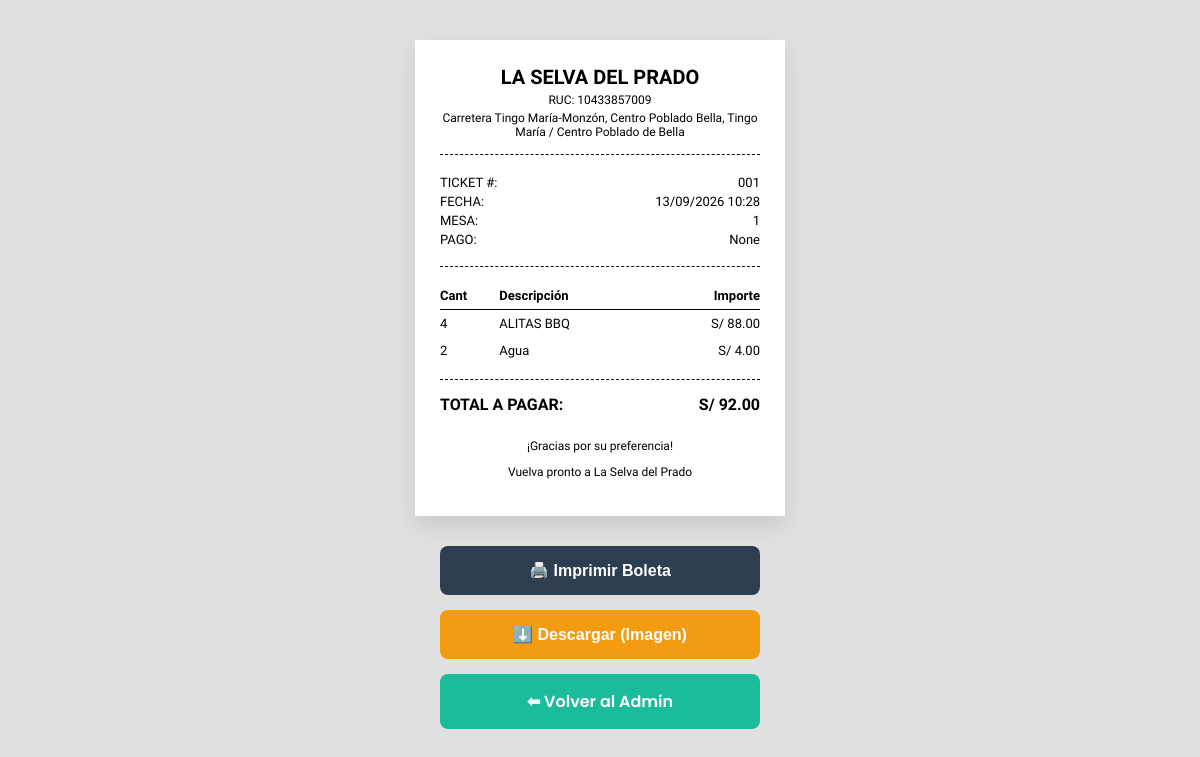
Screenshot of /admin/boleta/1 (signed in) with the database file from the repository.
### app.py (models this page shows)
class Pedido(db.Model):
    id = db.Column(db.Integer, primary_key=True)
    mesa_id = db.Column(db.Integer, db.ForeignKey('mesa.id'), nullable=False)
    estado = db.Column(db.String(50), default='Pendiente')
    total = db.Column(db.Float, default=0.0)
    fecha_hora = db.Column(db.DateTime, default=obtener_hora_peru)
    metodo_pago = db.Column(db.String(50), nullable=True)
    monto_recibido = db.Column(db.Float, default=0.0)
    vuelto = db.Column(db.Float, default=0.0)
    detalles = db.relationship('DetallePedido', backref='pedido', lazy=True)

class Mesa(db.Model):
    id = db.Column(db.Integer, primary_key=True)
    numero = db.Column(db.Integer, unique=True, nullable=False)
    password_hash = db.Column(db.String(255), nullable=False)
    pedidos = db.relationship('Pedido', backref='mesa_asignada', lazy=True)

class DetallePedido(db.Model):
    id = db.Column(db.Integer, primary_key=True)
    pedido_id = db.Column(db.Integer, db.ForeignKey('pedido.id'), nullable=False)
    plato_id = db.Column(db.Integer, db.ForeignKey('plato.id'), nullable=False)
    cantidad = db.Column(db.Integer, nullable=False)
    precio_unitario = db.Column(db.Float, nullable=False)
    hora_pedido = db.Column(db.DateTime, default=obtener_hora_peru)
    plato = db.relationship('Plato')

class Plato(db.Model):
    id = db.Column(db.Integer, primary_key=True)
    nombre = db.Column(db.String(100), nullable=False)
    descripcion = db.Column(db.Text, nullable=True)
    precio = db.Column(db.Float, nullable=False)
    categoria = db.Column(db.String(50), nullable=False)
    imagen = db.Column(db.String(300), default='https://images.unsplash.com/photo-1546069901-ba9599a7e63c?auto=format&fit=crop&w=300&q=80')
    disponible = db.Column(db.Boolean, default=True)

### app.py (the view)
@app.route('/admin/boleta/<int:pedido_id>')
def ver_boleta(pedido_id):
    if not session.get('admin_logged_in'):
        return redirect(url_for('admin_login'))
    pedido = Pedido.query.get_or_404(pedido_id)
    return render_template('boleta.html', pedido=pedido)

### templates/boleta.html (shortened to what this page needs)
<!DOCTYPE html>
<html lang="es">
<head>
</head>
<body>
    <div class="ticket" id="boleta-ticket">
        <div class="header">
            <h2>La Selva del Prado</h2>
            <p>RUC: 10433857009</p>
            <p>Carretera Tingo María-Monzón, Centro Poblado Bella, Tingo María / Centro Poblado de Bella</p>
        </div>
        <div class="info">
            <p><span>TICKET #:</span> <span>00{{ pedido.id }}</span></p>
            <p><span>FECHA:</span> <span>{{ pedido.fecha_hora.strftime('%d/%m/%Y %H:%M') }}</span></p>
            <p><span>MESA:</span> <span>{{ pedido.mesa_asignada.numero }}</span></p>
            <p><span>PAGO:</span> <span>{{ pedido.metodo_pago }}</span></p>
        </div>
        <table class="items">
            <thead>
                <tr>
                    <th>Cant</th>
                    <th>Descripción</th>
                    <th class="price">Importe</th>
                </tr>
            </thead>
            <tbody>
                {% for detalle in pedido.detalles %}
                <tr>
                    <td>{{ detalle.cantidad }}</td>
                    <td>{{ detalle.plato.nombre }}</td>
                    <td class="price">S/ {{ "%.2f"|format(detalle.precio_unitario * detalle.cantidad) }}</td>
                </tr>
                {% endfor %}
            </tbody>
        </table>
        <div class="totals">
            <div class="row">
                <span>TOTAL A PAGAR:</span>
                <span>S/ {{ "%.2f"|format(pedido.total) }}</span>
            </div>
        </div>
        <div class="footer">
            <p>¡Gracias por su preferencia!</p>
            <p>Vuelva pronto a La Selva del Prado</p>
        </div>
    </div>
    <div class="actions">
        <button class="btn btn-print" onclick="window.print()">🖨️ Imprimir Boleta</button>
        <button class="btn btn-download" onclick="descargarBoleta()">⬇️ Descargar (Imagen)</button>
        <a href="/admin" class="btn btn-back">⬅ Volver al Admin</a>
    </div>
</body>
</html>

### templates/boleta.html (style rules this page uses)
body { font-family: 'Courier Prime', monospace; background-color: #e0e0e0; display: flex; flex-direction: column; align-items: center; margin-top: 40px; padding-bottom: 40px; }
.ticket { background-color: white; width: 320px; padding: 25px; box-shadow: 0 10px 20px rgba(0,0,0,0.1); color: #000; }
.header { text-align: center; margin-bottom: 20px; border-bottom: 1px dashed #000; padding-bottom: 15px; }
.header h2 { margin: 0; font-size: 20px; text-transform: uppercase; }
.header p { margin: 4px 0 0 0; font-size: 12px; }
.info { font-size: 13px; margin-bottom: 15px; border-bottom: 1px dashed #000; padding-bottom: 15px; }
.info p { margin: 4px 0; display: flex; justify-content: space-between; }
.items { width: 100%; font-size: 13px; border-collapse: collapse; margin-bottom: 15px; }
.items th, .items td { padding: 6px 0; }
.items th { border-bottom: 1px solid #000; text-align: left; }
.items .price { text-align: right; }
.totals { border-top: 1px dashed #000; padding-top: 15px; font-size: 16px; font-weight: bold; }
.totals .row { display: flex; justify-content: space-between; margin-bottom: 5px; }
.footer { text-align: center; margin-top: 25px; font-size: 12px; }
.actions { margin-top: 30px; display: flex; flex-direction: column; gap: 15px; font-family: 'Poppins', sans-serif; width: 320px; }
.btn { padding: 15px; border: none; cursor: pointer; font-weight: 600; border-radius: 8px; font-size: 1rem; text-decoration: none; color: white; text-align: center; display: flex; justify-content: center; align-items: center; gap: 10px; transition: 0.3s; box-sizing: border-box; width: 100%; }
.btn-print { background-color: #2c3e50; }
.btn-download { background-color: #f39c12; }
.btn-back { background-color: #1abc9c; }

### rows the page displays
Pedido: id "1", fecha_hora "13/09/2026 10:28", metodo_pago "None", total "92.00"
Mesa: mesa_asignada.numero "1"
DetallePedido: cantidad "4", plato.nombre "ALITAS BBQ", detalle.precio_unitario*detalle.cantidad "88.00"
DetallePedido: cantidad "2", plato.nombre "Agua", detalle.precio_unitario*detalle.cantidad "4.00"
